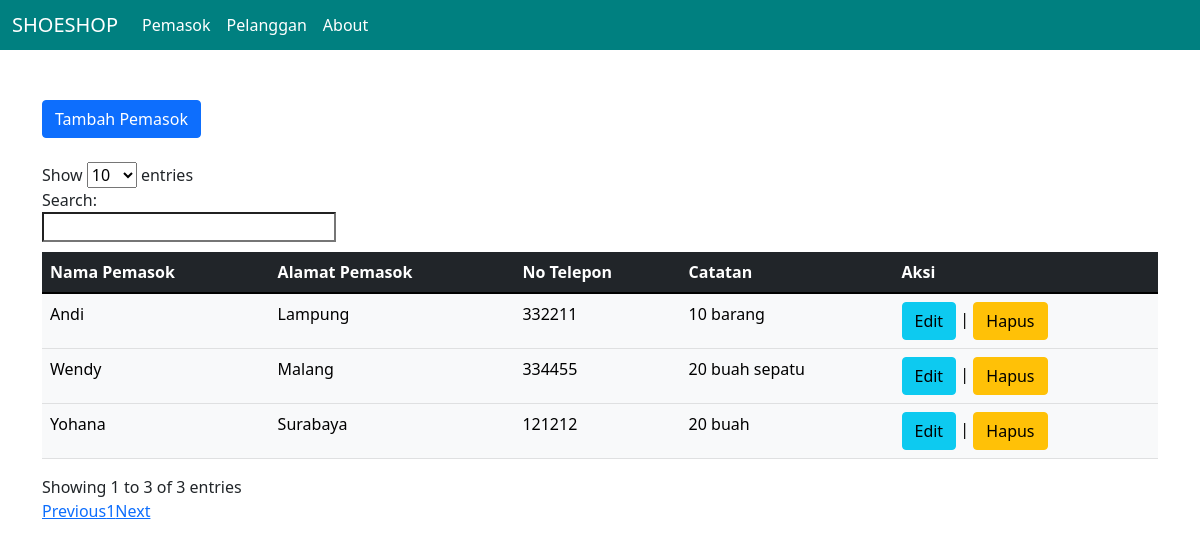
The app's page /pemasok.php with its own data.
### tables this page shows
CREATE TABLE `pemasok` (
  `id_pemasok` int(11) NOT NULL,
  `nama_pemasok` varchar(128) NOT NULL,
  `alamat_pemasok` varchar(128) NOT NULL,
  `no_telepon` int(11) NOT NULL,
  `catatan` varchar(200) NOT NULL
);

### pemasok.php (the view, shortened to what this page needs)
<!DOCTYPE html>
<html lang="en">
<head>
    <link href="https://cdn.jsdelivr.net/npm/bootstrap@5.0.2/dist/css/bootstrap.min.css" rel="stylesheet">
    <link href="https://cdn.jsdelivr.net/npm/bootstrap@5.1.3/dist/css/bootstrap.min.css" rel="stylesheet">
    <link rel="stylesheet" type="text/js" href="//cdn.datatables.net/1.11.4/css/jquery.dataTables.min.css">
</head>
<body>
    <?php
    include_once('koneksi.php');
    $pemasoks = mysqli_query($koneksi, "SELECT * FROM pemasok");
    ?>
    <nav class="navbar fixed-top navbar-expand-lg navbar-dark scrolling-navbar" style="background-color: teal; height:50px">
    <div class="container-fluid">
    <a class="navbar-brand" href="index.php">SHOESHOP</a>
    <div class="collapse navbar-collapse" id="navbarSupportedContent">
      <ul class="navbar-nav me-auto mb-2 mb-lg-0">
        <li class="nav-item">
          <a class="nav-link active" aria-current="page" href="pemasok.php">Pemasok</a>
        </li>
        <li class="nav-item">
          <a class="nav-link active" aria-current="page" href="pelanggan.php">Pelanggan</a>
        </li>
        <li class="nav-item">
          <a class="nav-link active" aria-current="page" href="about.php">About</a>
        </li>
      </ul>
    </div>
  </div>
    </nav>
    <div class="container" style="margin-top:100px;">
    <a href="tambah_pemasok.php" class="btn btn-primary">Tambah Pemasok</a>
    <br><br>
    <table class="table table-light table-hover" id="pemasok">
            <thead class="table-dark">
                <tr>
                    <th>Nama Pemasok</th>
                    <th>Alamat Pemasok</th>
                    <th>No Telepon</th>
                    <th>Catatan</th>
                    <th>Aksi</th>
                </tr>
            </thead>
            <tbody>
            <?php while($pemasok = mysqli_fetch_array($pemasoks)) : ?>
                    <tr>
                        <td><?php echo $pemasok['nama_pemasok']; ?></td>
                        <td><?php echo $pemasok['alamat_pemasok']; ?></td>
                        <td><?php echo $pemasok['no_telepon']; ?></td>
                        <td><?php echo $pemasok['catatan']; ?></td>
                        <td>
                          <a href="editPemasok.php?id_pemasok=<?php echo $pemasok['id_pemasok']; ?>" class="btn btn-info">Edit</a>
                          |
                          <a href="hapusPemasok.php?id_pemasok=<?php echo $pemasok['id_pemasok']; ?>" class="btn btn-warning" onclick = "return confirm('Yakin ingin menghapus?'); ">Hapus</a>
                        </td>
                    </tr>
            <?php endwhile; ?>
            </tbody>
        </table>
    </div>
</body>
</html>

### pemasok.php (style rules this page uses)
#pemasok { margin-top:10px; }

### records on screen
pemasok: nama_pemasok "Yohana", alamat_pemasok "Surabaya", no_telepon "121212", catatan "20 buah"
pemasok: nama_pemasok "Andi", alamat_pemasok "Lampung", no_telepon "332211", catatan "10 barang"
pemasok: nama_pemasok "Wendy", alamat_pemasok "Malang", no_telepon "334455", catatan "20 buah sepatu"
